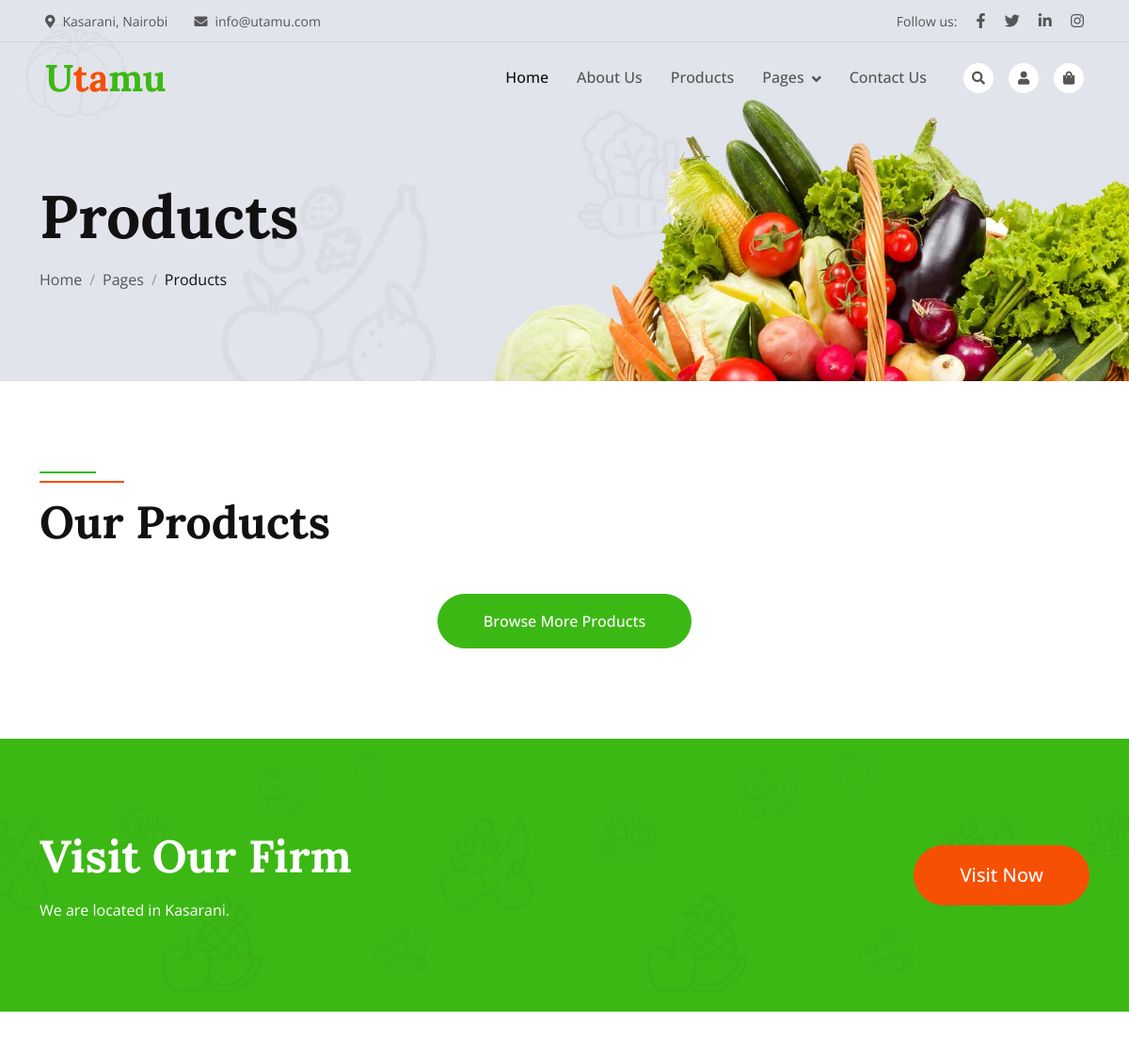
/product/ (upper part), run on an earlier commit of the app's database.
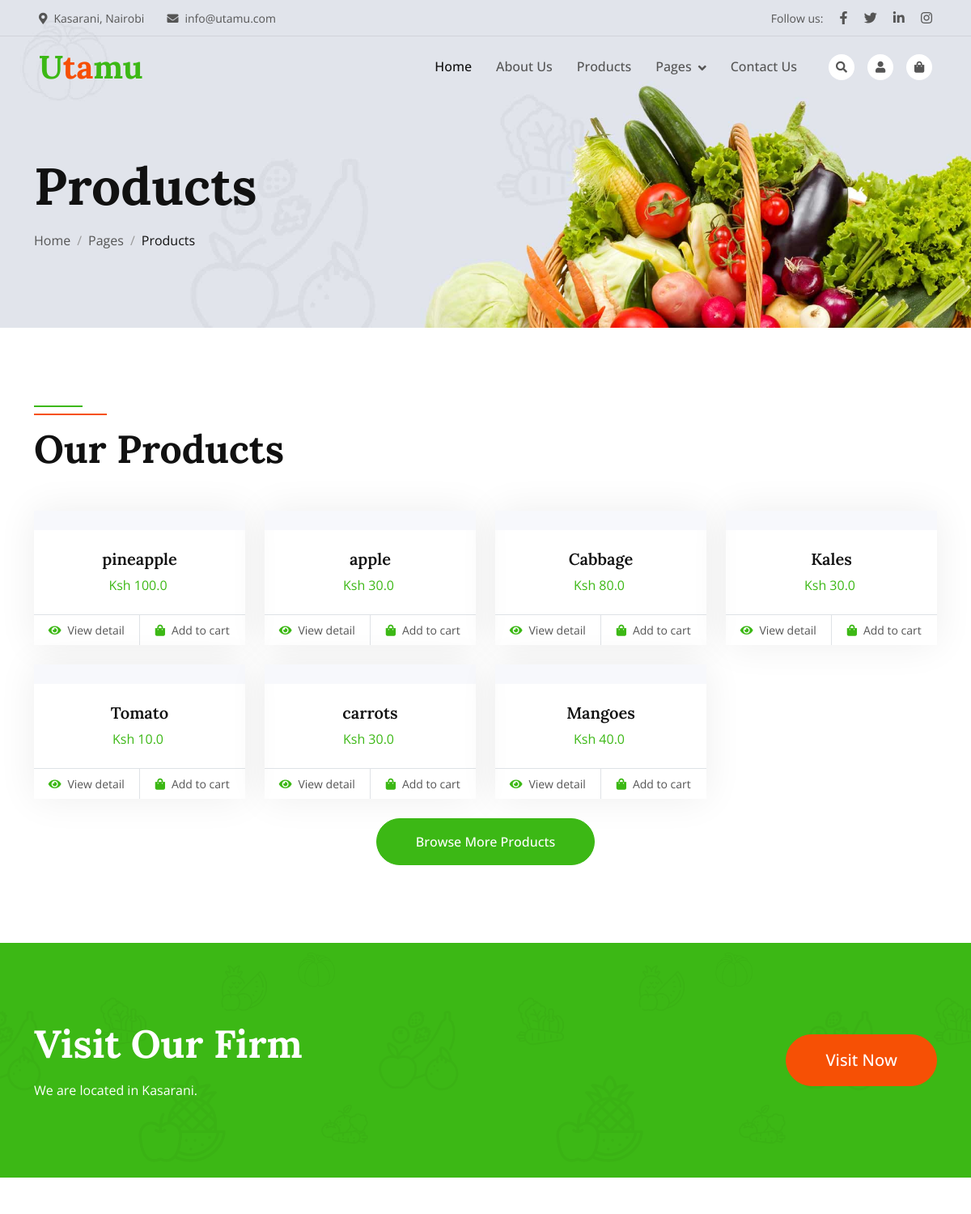
And on a later commit of the database.
### Utamu/models.py (models this page shows)
class Product(models.Model):
    name = models.CharField(max_length=255)
    price = models.FloatField()
    image= models.TextField()

### Utamu/views.py (the view)
# urls.py: path('product/', views.product, name="product")
def product(request):
    all_product= Product.objects.all()
    return render(request, 'product.html',{'products':all_product})

### templates/product.html (shortened to what this page needs)
{% extends 'base.html' %}
{% load static %}
{% block content %}
    <div class="container-fluid page-header mb-5 wow fadeIn" data-wow-delay="0.1s">
        <div class="container">
            <h1 class="display-3 mb-3 animated slideInDown">Products</h1>
            <nav aria-label="breadcrumb animated slideInDown">
                <ol class="breadcrumb mb-0">
                    <li class="breadcrumb-item"><a class="text-body" href="#">Home</a></li>
                    <li class="breadcrumb-item"><a class="text-body" href="#">Pages</a></li>
                    <li class="breadcrumb-item text-dark active" aria-current="page">Products</li>
                </ol>
            </nav>
        </div>
    </div>
    <div class="container-xxl py-5">
        <div class="container">
            <div class="row g-0 gx-5 align-items-end">
                <div class="col-lg-6">
                    <div class="section-header text-start mb-5 wow fadeInUp" data-wow-delay="0.1s" style="max-width: 500px;">
                        <h1 class="display-5 mb-3">Our Products</h1>
                    </div>
                </div>
            </div>
            <div class="tab-content">
                <div id="tab-1" class="tab-pane fade show p-0 active">
                    <div class="row g-4">
       {% for product in products %}
                            <div class="col-xl-3 col-lg-4 col-md-6 wow fadeInUp" data-wow-delay="0.1s">
                            <div class="product-item">
                                <div class="position-relative bg-light overflow-hidden">
                                </div>
                                <div class="text-center p-4">
                                    <a class="d-block h5 mb-2" href="">{{ product.name }}</a>
                                    <span class="text-primary me-1">Ksh {{ product.price }}</span>
                                </div>
                                <div class="d-flex border-top">
                                    <small class="w-50 text-center border-end py-2">
                                        <a class="text-body" href=""><i class="fa fa-eye text-primary me-2"></i>View detail</a>
                                    </small>
                                    <small class="w-50 text-center py-2">
                                        <a class="text-body" href=""><i class="fa fa-shopping-bag text-primary me-2"></i>Add to cart</a>
                                    </small>
                                </div>
                            </div>
                        </div>
       {% endfor %}
                        <div class="col-12 text-center wow fadeInUp" data-wow-delay="0.1s">
                            <a class="btn btn-primary rounded-pill py-3 px-5" href="">Browse More Products</a>
                        </div>
                    </div>
                </div>
            </div>
        </div>
    </div>
    <div class="container-fluid bg-primary bg-icon mt-5 py-6">
        <div class="container">
            <div class="row g-5 align-items-center">
                <div class="col-md-7 wow fadeIn" data-wow-delay="0.1s">
                    <h1 class="display-5 text-white mb-3">Visit Our Firm</h1>
                    <p class="text-white mb-0"> We are located in Kasarani.</p>
                </div>
                <div class="col-md-5 text-md-end wow fadeIn" data-wow-delay="0.5s">
                    <a class="btn btn-lg btn-secondary rounded-pill py-3 px-5" href="">Visit Now</a>
                </div>
            </div>
        </div>
    </div>
    {% endblock %}

### templates/base.html (shortened to what this page needs)
{% load static %}
<!DOCTYPE html>
<html lang="en">
<head>
    <link href="https://cdnjs.cloudflare.com/ajax/libs/font-awesome/5.10.0/css/all.min.css" rel="stylesheet">
    <link href="https://cdn.jsdelivr.net/npm/bootstrap-icons@1.4.1/font/bootstrap-icons.css" rel="stylesheet">
    <link href="{% static 'lib/animate/animate.min.css' %}" rel="stylesheet">
    <link href="{% static 'lib/owlcarousel/assets/owl.carousel.min.css'%} " rel="stylesheet">
    <link href="{% static 'css/bootstrap.min.css'%}" rel="stylesheet">
    <link href=" {% static 'css/style.css'%}" rel="stylesheet">
</head>
<body>
    <div class="container-fluid fixed-top px-0 wow fadeIn" data-wow-delay="0.1s">
        <div class="top-bar row gx-0 align-items-center d-none d-lg-flex">
            <div class="col-lg-6 px-5 text-start">
                <small><i class="fa fa-map-marker-alt me-2"></i>Kasarani, Nairobi</small>
                <small class="ms-4"><i class="fa fa-envelope me-2"></i>info@utamu.com</small>
            </div>
            <div class="col-lg-6 px-5 text-end">
                <small>Follow us:</small>
                <a class="text-body ms-3" href=""><i class="fab fa-facebook-f"></i></a>
                <a class="text-body ms-3" href=""><i class="fab fa-twitter"></i></a>
                <a class="text-body ms-3" href=""><i class="fab fa-linkedin-in"></i></a>
                <a class="text-body ms-3" href=""><i class="fab fa-instagram"></i></a>
            </div>
        </div>
        <nav class="navbar navbar-expand-lg navbar-light py-lg-0 px-lg-5 wow fadeIn" data-wow-delay="0.1s">
            <a href="{% url 'index' %}" class="navbar-brand ms-4 ms-lg-0">
                <h1 class="fw-bold text-primary m-0">U<span class="text-secondary">ta</span>mu</h1>
            </a>
            <div class="collapse navbar-collapse" id="navbarCollapse">
                <div class="navbar-nav ms-auto p-4 p-lg-0">
                    <a href="{% url 'index' %}" class="nav-item nav-link active">Home</a>
                    <a href="{% url 'about' %}" class="nav-item nav-link">About Us</a>
                    <a href="{% url 'product' %}" class="nav-item nav-link">Products</a>
                    <div class="nav-item dropdown">
                        <a href="#" class="nav-link dropdown-toggle" data-bs-toggle="dropdown">Pages</a>
                    </div>
                    <a href="{% url 'contact' %}" class="nav-item nav-link">Contact Us</a>
                </div>
                <div class="d-none d-lg-flex ms-2">
                    <a class="btn-sm-square bg-white rounded-circle ms-3" href="">
                        <small class="fa fa-search text-body"></small>
                    </a>
                    <a class="btn-sm-square bg-white rounded-circle ms-3" href="">
                        <small class="fa fa-user text-body"></small>
                    </a>
                    <a class="btn-sm-square bg-white rounded-circle ms-3" href="">
                        <small class="fa fa-shopping-bag text-body"></small>
                    </a>
                </div>
            </div>
        </nav>
    </div>
{% block content%}{% endblock %}
</body>
</html>

### static/css/style.css (style rules this page uses)
:root { --primary: #3CB815; --secondary: #F65005; --light: #F7F8FC; --dark: #111111; }
.py-6 { padding-top: 6rem; padding-bottom: 6rem; }
.bg-icon { background: url(../img/bg-icon.png) center center repeat; background-size: contain; }
.btn { font-weight: 500; transition: .5s; }
.btn.btn-primary, .btn.btn-secondary, .btn.btn-outline-primary:hover, .btn.btn-outline-secondary:hover { color: #FFFFFF; }
.btn-sm-square { width: 32px; height: 32px; }
.btn-square, .btn-sm-square, .btn-lg-square { padding: 0; display: flex; align-items: center; justify-content: center; font-weight: normal; }
.fixed-top { transition: .5s; }
.top-bar { height: 45px; border-bottom: 1px solid rgba(0, 0, 0, .07); }
.navbar .dropdown-toggle::after { border: none; content: "\f107"; font-family: "Font Awesome 5 Free"; font-weight: 900; vertical-align: middle; margin-left: 8px; }
.navbar .navbar-nav .nav-link { padding: 25px 15px; color: #555555; font-weight: 500; outline: none; }
.navbar .navbar-nav .nav-link:hover, .navbar .navbar-nav .nav-link.active { color: var(--dark); }
.page-header { padding-top: 12rem; padding-bottom: 6rem; background: url(../img/carousel-1.jpg) top right no-repeat; background-size: cover; }
.breadcrumb-item+.breadcrumb-item::before { color: #999999; }
.section-header { position: relative; padding-top: 25px; }
.section-header::before { position: absolute; content: ""; width: 60px; height: 2px; top: 0; left: 50%; transform: translateX(-50%); background: var(--primary); }
.section-header::after { position: absolute; content: ""; width: 90px; height: 2px; top: 10px; left: 50%; transform: translateX(-50%); background: var(--secondary); }
.section-header.text-start::before, .section-header.text-start::after { left: 0; transform: translateX(0); }
.product-item { box-shadow: 0 0 45px rgba(0, 0, 0, .07); }

What changed in the data, as far as the page shows it:
added Product: name "pineapple", price "100.0"
added Product: name "apple", price "30.0"
added Product: name "Cabbage", price "80.0"
added Product: name "Kales", price "30.0"
added Product: name "Tomato", price "10.0"
added Product: name "carrots", price "30.0"
added Product: name "Mangoes", price "40.0"
